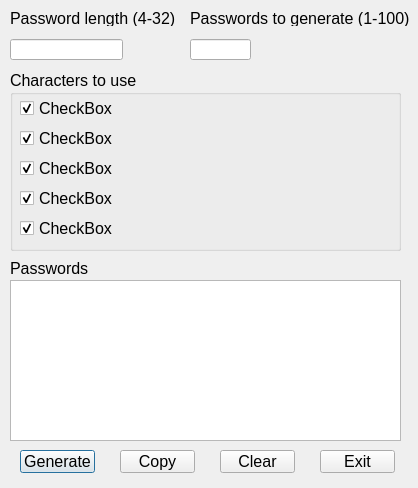
<?xml version="1.0" encoding="UTF-8"?>
<ui version="4.0">
 <class>Dialog</class>
 <widget class="QDialog" name="Dialog">
  <property name="enabled">
   <bool>true</bool>
  </property>
  <property name="geometry">
   <rect>
    <x>0</x>
    <y>0</y>
    <width>418</width>
    <height>488</height>
   </rect>
  </property>
  <property name="windowTitle">
   <string>Dialog</string>
  </property>
  <widget class="QLabel" name="label">
   <property name="geometry">
    <rect>
     <x>10</x>
     <y>10</y>
     <width>171</width>
     <height>16</height>
    </rect>
   </property>
   <property name="font">
    <font>
     <pointsize>12</pointsize>
    </font>
   </property>
   <property name="text">
    <string>Password length (4-32)</string>
   </property>
  </widget>
  <widget class="QLineEdit" name="lineEdit">
   <property name="geometry">
    <rect>
     <x>10</x>
     <y>39</y>
     <width>113</width>
     <height>21</height>
    </rect>
   </property>
   <property name="font">
    <font>
     <pointsize>12</pointsize>
    </font>
   </property>
   <property name="autoFillBackground">
    <bool>false</bool>
   </property>
  </widget>
  <widget class="QLabel" name="label_2">
   <property name="geometry">
    <rect>
     <x>10</x>
     <y>260</y>
     <width>111</width>
     <height>16</height>
    </rect>
   </property>
   <property name="font">
    <font>
     <pointsize>12</pointsize>
    </font>
   </property>
   <property name="text">
    <string>Passwords</string>
   </property>
  </widget>
  <widget class="QTextBrowser" name="textBrowser">
   <property name="geometry">
    <rect>
     <x>10</x>
     <y>280</y>
     <width>391</width>
     <height>161</height>
    </rect>
   </property>
   <property name="font">
    <font>
     <pointsize>12</pointsize>
    </font>
   </property>
  </widget>
  <widget class="QPushButton" name="pushButton">
   <property name="geometry">
    <rect>
     <x>20</x>
     <y>450</y>
     <width>75</width>
     <height>23</height>
    </rect>
   </property>
   <property name="font">
    <font>
     <pointsize>12</pointsize>
    </font>
   </property>
   <property name="text">
    <string>Generate</string>
   </property>
  </widget>
  <widget class="QPushButton" name="pushButton_2">
   <property name="geometry">
    <rect>
     <x>320</x>
     <y>450</y>
     <width>75</width>
     <height>23</height>
    </rect>
   </property>
   <property name="font">
    <font>
     <pointsize>12</pointsize>
    </font>
   </property>
   <property name="text">
    <string>Exit</string>
   </property>
  </widget>
  <widget class="QCheckBox" name="checkBox_1">
   <property name="enabled">
    <bool>true</bool>
   </property>
   <property name="geometry">
    <rect>
     <x>20</x>
     <y>100</y>
     <width>371</width>
     <height>17</height>
    </rect>
   </property>
   <property name="font">
    <font>
     <pointsize>12</pointsize>
    </font>
   </property>
   <property name="text">
    <string>CheckBox</string>
   </property>
   <property name="checked">
    <bool>true</bool>
   </property>
  </widget>
  <widget class="QCheckBox" name="checkBox_2">
   <property name="geometry">
    <rect>
     <x>20</x>
     <y>130</y>
     <width>371</width>
     <height>17</height>
    </rect>
   </property>
   <property name="font">
    <font>
     <pointsize>12</pointsize>
    </font>
   </property>
   <property name="text">
    <string>CheckBox</string>
   </property>
   <property name="checked">
    <bool>true</bool>
   </property>
  </widget>
  <widget class="QCheckBox" name="checkBox_3">
   <property name="geometry">
    <rect>
     <x>20</x>
     <y>160</y>
     <width>371</width>
     <height>17</height>
    </rect>
   </property>
   <property name="font">
    <font>
     <pointsize>12</pointsize>
    </font>
   </property>
   <property name="text">
    <string>CheckBox</string>
   </property>
   <property name="checked">
    <bool>true</bool>
   </property>
  </widget>
  <widget class="QCheckBox" name="checkBox_4">
   <property name="geometry">
    <rect>
     <x>20</x>
     <y>190</y>
     <width>371</width>
     <height>17</height>
    </rect>
   </property>
   <property name="font">
    <font>
     <pointsize>12</pointsize>
    </font>
   </property>
   <property name="text">
    <string>CheckBox</string>
   </property>
   <property name="checked">
    <bool>true</bool>
   </property>
  </widget>
  <widget class="QCheckBox" name="checkBox_5">
   <property name="enabled">
    <bool>true</bool>
   </property>
   <property name="geometry">
    <rect>
     <x>20</x>
     <y>220</y>
     <width>371</width>
     <height>17</height>
    </rect>
   </property>
   <property name="font">
    <font>
     <pointsize>12</pointsize>
    </font>
   </property>
   <property name="text">
    <string>CheckBox</string>
   </property>
   <property name="checked">
    <bool>true</bool>
   </property>
  </widget>
  <widget class="QGroupBox" name="groupBox">
   <property name="geometry">
    <rect>
     <x>10</x>
     <y>70</y>
     <width>391</width>
     <height>181</height>
    </rect>
   </property>
   <property name="font">
    <font>
     <pointsize>12</pointsize>
    </font>
   </property>
   <property name="title">
    <string>Characters to use</string>
   </property>
  </widget>
  <widget class="QLineEdit" name="lineEdit_2">
   <property name="geometry">
    <rect>
     <x>190</x>
     <y>39</y>
     <width>61</width>
     <height>21</height>
    </rect>
   </property>
   <property name="font">
    <font>
     <pointsize>12</pointsize>
    </font>
   </property>
  </widget>
  <widget class="QLabel" name="label_3">
   <property name="geometry">
    <rect>
     <x>190</x>
     <y>10</y>
     <width>231</width>
     <height>16</height>
    </rect>
   </property>
   <property name="font">
    <font>
     <pointsize>12</pointsize>
    </font>
   </property>
   <property name="text">
    <string>Passwords to generate (1-100)</string>
   </property>
  </widget>
  <widget class="QPushButton" name="pushButton_3">
   <property name="geometry">
    <rect>
     <x>220</x>
     <y>450</y>
     <width>75</width>
     <height>23</height>
    </rect>
   </property>
   <property name="font">
    <font>
     <pointsize>12</pointsize>
    </font>
   </property>
   <property name="text">
    <string>Clear</string>
   </property>
  </widget>
  <widget class="QPushButton" name="pushButton_4">
   <property name="geometry">
    <rect>
     <x>120</x>
     <y>450</y>
     <width>75</width>
     <height>23</height>
    </rect>
   </property>
   <property name="font">
    <font>
     <pointsize>12</pointsize>
    </font>
   </property>
   <property name="text">
    <string>Copy</string>
   </property>
  </widget>
  <zorder>groupBox</zorder>
  <zorder>label</zorder>
  <zorder>lineEdit</zorder>
  <zorder>label_2</zorder>
  <zorder>textBrowser</zorder>
  <zorder>pushButton</zorder>
  <zorder>pushButton_2</zorder>
  <zorder>checkBox_1</zorder>
  <zorder>checkBox_2</zorder>
  <zorder>checkBox_3</zorder>
  <zorder>checkBox_4</zorder>
  <zorder>checkBox_5</zorder>
  <zorder>lineEdit_2</zorder>
  <zorder>label_3</zorder>
  <zorder>pushButton_3</zorder>
  <zorder>pushButton_4</zorder>
 </widget>
 <tabstops>
  <tabstop>lineEdit</tabstop>
  <tabstop>lineEdit_2</tabstop>
  <tabstop>pushButton</tabstop>
  <tabstop>pushButton_4</tabstop>
  <tabstop>pushButton_3</tabstop>
  <tabstop>pushButton_2</tabstop>
  <tabstop>checkBox_1</tabstop>
  <tabstop>checkBox_2</tabstop>
  <tabstop>checkBox_3</tabstop>
  <tabstop>checkBox_4</tabstop>
  <tabstop>checkBox_5</tabstop>
  <tabstop>textBrowser</tabstop>
 </tabstops>
 <resources/>
 <connections>
  <connection>
   <sender>pushButton_2</sender>
   <signal>clicked()</signal>
   <receiver>Dialog</receiver>
   <slot>close()</slot>
   <hints>
    <hint type="sourcelabel">
     <x>347</x>
     <y>441</y>
    </hint>
    <hint type="destinationlabel">
     <x>199</x>
     <y>149</y>
    </hint>
   </hints>
  </connection>
 </connections>
</ui>
